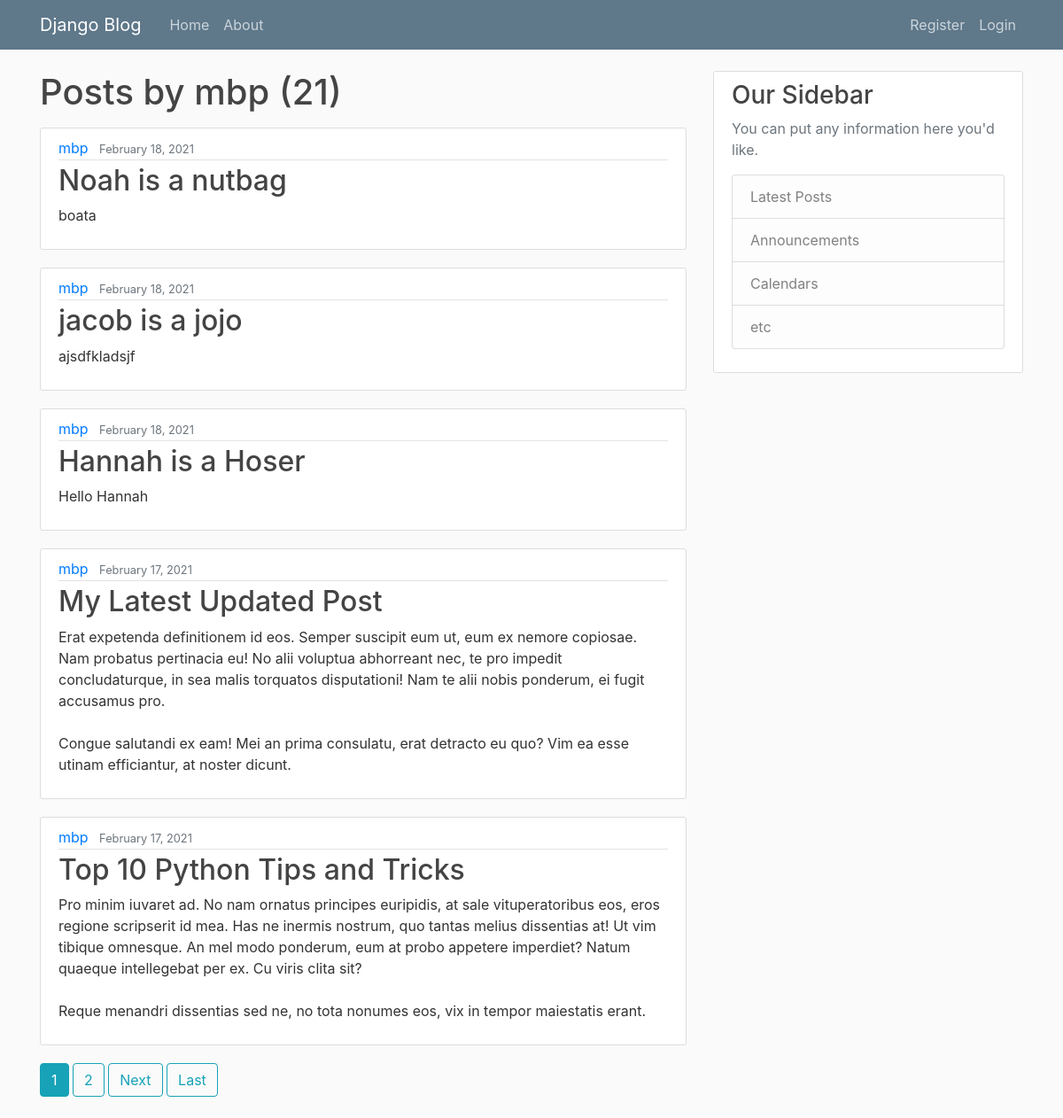
/user/mbp, run on the app's committed database.
### blog/models.py (models this page shows, shortened)
class Post(models.Model):
    title = models.CharField(max_length=100)
    content = models.TextField()
    date_posted = models.DateTimeField(default=timezone.now)
    author = models.ForeignKey(User, on_delete=models.CASCADE)

### blog/views.py (the view)
# urls.py: path('user/<str:username>', UserPostListView.as_view(), name='user-post'),
class UserPostListView(ListView):
    model = Post
    template_name = 'blog/user_posts.html'
    context_object_name = 'posts'
    paginate_by = 5
    def get_queryset(self):
        user = get_object_or_404(User, username=self.kwargs.get('username'))
        return Post.objects.filter(author=user).order_by('-date_posted')

### blog/templates/blog/user_posts.html (shortened to what this page needs)
{% extends 'blog/base.html' %}
{% block content %}
    <h1 class="mb-3">Posts by {{ view.kwargs.username }} ({{ page_obj.paginator.count }}) </h1>
    {% for post in posts %}
        <article class="media content-section">
            <div class="media-body">
                <div class="article-metadata">
                    <a class="mr-2" href="{% url 'user-post' post.author.username %}">{{ post.author }}</a>
                    <small class="text-muted">{{ post.date_posted|date:"F d, Y" }}</small>
                </div>
                <h2><a class="article-title" href="{% url 'post-detail' post.id %}">{{ post.title }}</a></h2>
                <p class="article-content">{{ post.content }}</p>
            </div>
        </article>
    {% endfor %}
    {% if is_paginated %}
        {% for num in page_obj.paginator.page_range %}
            {% if page_obj.number == num %}
                <a class="btn btn-info mb-4" href="?page={{ num }}">{{ num }}</a>
            {% elif num > page_obj.number|add:'-2' and num < page_obj.number|add:'2' %}
                <a class="btn btn-outline-info mb-4" href="?page={{ num }}">{{ num }}</a>
            {% endif %}
        {% endfor %}
        {% if page_obj.has_next %}
            <a class="btn btn-outline-info mb-4" href="?page={{ page_obj.next_page_number }}">Next</a>
            <a class="btn btn-outline-info mb-4" href="?page={{ page_obj.paginator.num_pages }}">Last</a>
        {% endif %}
    {% endif %}
{% endblock content %}

### blog/static/blog/main.css (style rules this page uses)
body { background: #fafafa; color: #333333; margin-top: 5rem; }
h1, h2, h3, h4, h5, h6 { color: #444444; }
.content-section { background: #ffffff; padding: 10px 20px; border: 1px solid #dddddd; border-radius: 3px; margin-bottom: 20px; }
.article-title { color: #444444; }
.article-content { white-space: pre-line; }
.article-metadata { padding-bottom: 1px; margin-bottom: 4px; border-bottom: 1px solid #e3e3e3 }

### data on the page
Post: author "mbp", date_posted "February 18, 2021", title "Noah is a nutbag", content "boata"
Post: author "mbp", date_posted "February 18, 2021", title "jacob is a jojo", content "ajsdfkladsjf"
Post: author "mbp", date_posted "February 18, 2021", title "Hannah is a Hoser", content "Hello Hannah"
Post: author "mbp", date_posted "February 17, 2021", title "My Latest Updated Post", content "Erat expetenda definitionem id eos. Semper suscipit eum ut, eum ex nemore copiosae. Nam probatus pertinacia eu! No alii voluptua abhorreant nec, te pro impedit concludaturque, in sea malis torquatos disputationi! Nam te alii nobis ponderum, ei fugit accusamus pro. Congue salutandi ex eam! Mei an prima consulatu, erat detracto eu quo? Vim ea esse utinam efficiantur, at noster dicunt."
Post: author "mbp", date_posted "February 17, 2021", title "Top 10 Python Tips and Tricks", content "Pro minim iuvaret ad. No nam ornatus principes euripidis, at sale vituperatoribus eos, eros regione scripserit id mea. Has ne inermis nostrum, quo tantas melius dissentias at! Ut vim tibique omnesque. An mel modo ponderum, eum at probo appetere imperdiet? Natum quaeque intellegebat per ex. Cu viris clita sit? Reque menandri dissentias sed ne, no tota nonumes eos, vix in tempor maiestatis erant."

### other printed values
{{ view.kwargs.username }} "mbp"
{{ page_obj.paginator.count }} "21"
{{ num }} "1"
{{ num }} "2"
